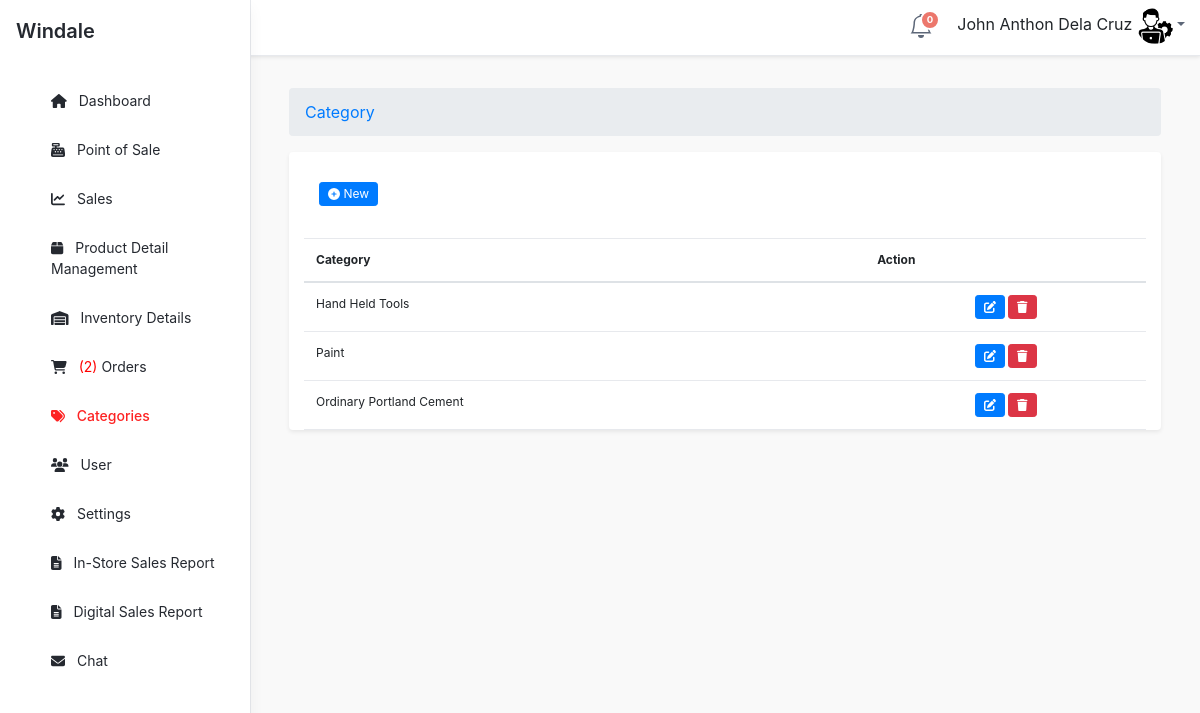
Screenshot of /admin/category/index.php (signed in) with the database file from the repository.
### tables this page shows
CREATE TABLE `tblcategory` (
  `CATEGID` int(11) NOT NULL,
  `CATEGORIES` varchar(255) NOT NULL,
  `USERID` int(11) NOT NULL
);

### admin/category/index.php (called while the page is built, shortened)
<?php
require_once ("../theme/templates.php");
?>

### include/database.php (called while the page is built, shortened)
<?php
class Database {
	var $sql_string = '';
	private $conn;
	public function open_connection() {
		$this->conn = mysqli_connect(server,user,pass);
		if(!$this->conn){
			echo "Problem in database connection! Contact administrator!";
			exit();
		}else{
			$db_select = mysqli_select_db($this->conn,database_name);
		}
	}
	function setQuery($sql='') {
		$this->sql_string=$sql;
	}
	function executeQuery() {
		$result = mysqli_query($this->conn, $this->sql_string);
		return $this->confirm_query($result);
	}
	private function confirm_query($result) {
		return $result;
	}
	function loadResultList( $key='' ) {
		$cur = $this->executeQuery();
		$array = array();
		while ($row = mysqli_fetch_object($cur)) {
			if ($key) {
				$array[$row->$key] = $row;
			} else {
				$array[] = $row;
			}
		}
		return $array;
	}
}
$mydb = new Database();
?>

### admin/category/list.php (the view, shortened to what this page needs)
<div class="tab-content" id="orders-table-tab-content">
    <div class="tab-pane fade show active" id="orders-all" role="tabpanel" aria-labelledby="orders-all-tab">
        <div class="app-card app-card-orders-table shadow-sm mb-5">
        <div class="app-card-body" style="margin: 0 15px;">
                <div class="row">
                    <div class="col-lg-12" style="margin: 15px">
                        <h1>
                            <button type="button" class="btn btn-primary btn-sm" data-toggle="modal" data-target="#addCategoryModal">
                                <i class="fa fa-plus-circle fw-fa"></i> New
                            </button>
                        </h1>
                    </div>
                </div>
                <form action="controller.php?action=delete" method="POST">
                    <div class="table-responsive">
                        <table id="myTable" class="table app-table-hover mb-0 text-left" style="font-size:12px;" cellspacing="0">
                            <thead>
                                <tr>
                                    <th>Category</th>
                                    <th>Action</th>
                                </tr>
                            </thead>
                            <tbody>
                                <?php
                                    $mydb->setQuery("SELECT * FROM tblcategory");
                                    $cur = $mydb->loadResultList();
                                    foreach ($cur as $result) {
                                        echo '<tr>';
                                        echo '<td>' . $result->CATEGORIES . '</td>';
                                        echo '<td align="center">
                                               <a title="Edit" href="#" class="btn btn-primary btn-sm edit-btn" data-id="' . $result->CATEGID . '" data-name="' . $result->CATEGORIES . '">
          <i class="fas fa-edit"></i>
        </a>
                                                <a title="Delete" href="controller.php?action=delete&id='.$result->CATEGID.'" class="btn btn-danger btn-sm delete-btn">
                                                    <i class="fas fa-trash"></i>
                                                </a>
                                              </td>';
                                        echo '</tr>';
                                    }
                                ?>
                            </tbody>
                        </table>
                    </div>
                </form>
            </div>
        </div>
    </div>
</div>

### rows the page displays
tblcategory: CATEGORIES "Hand Held Tools"
tblcategory: CATEGORIES "Paint"
tblcategory: CATEGORIES "Ordinary Portland Cement"

### other values shown
$notificationCount "0"
$_SESSION['U_NAME'] "John Anthon Dela Cruz"
$res "2"
$title "Category"
